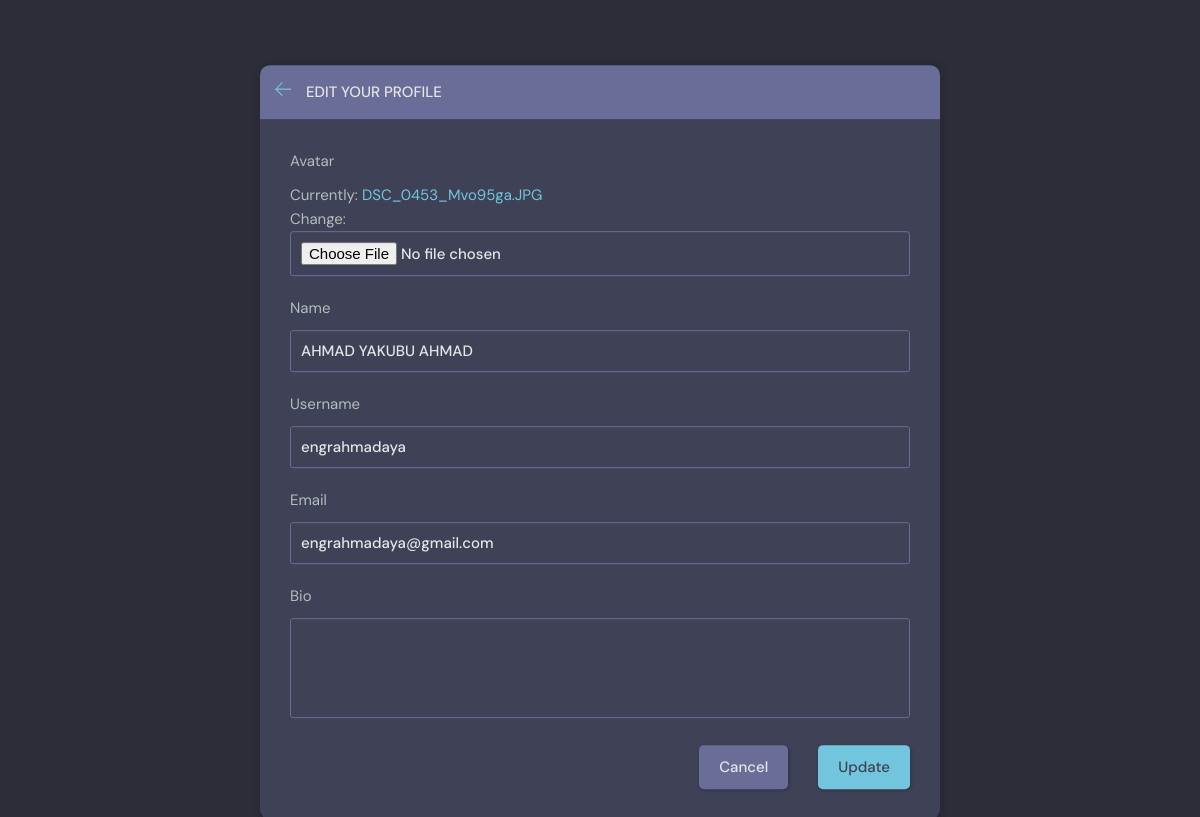
/update-user/ (signed in), run on the app's committed database.
### base/models.py (models this page shows)
class User(AbstractUser):
    GENDER_CHOICES = (
        ("Male", "Male"),
        ("Female", "Female")
    )
    name = models.CharField(max_length=200, null=True)
    email = models.EmailField(unique=True, null=True)
    bio = models.TextField(null=True, blank=True)
    country = CountryField(null=True, blank=True)
    gender = models.CharField(max_length=100, choices=GENDER_CHOICES, null=True, blank=True)
    profession = models.CharField(max_length=100, null=True, blank=True)
    dateOfBirth = models.DateField(null=True, blank=True)
    avatar = models.ImageField(null=True, default="avatar.svg")
    USERNAME_FIELD: 'email'
    REQUIRED_FIELDS: []

### base/views.py (the view)
# urls.py: path('update-user/', views.updateUser, name="update-user"),
@login_required(login_url='login')
def updateUser(request):
    user = request.user
    form = UserProfileForm(instance=user)
    if request.method == 'POST':
        form = UserProfileForm(request.POST, request.FILES, instance=user)
        if form.is_valid():
            form.save()
            return redirect('user-profile', pk=user.id)
    context = {'form' : form}
    return render(request, 'base/update-user.html', context)

### base/forms.py
class UserProfileForm(ModelForm):
    class Meta:
        model = User
        fields = ['avatar', 'name', 'username', 'email', 'bio']

### base/templates/base/update-user.html (shortened to what this page needs)
{% extends 'main2.html' %}
{% block content %}
<div><main class="update-account layout">
        <div class="container">
            <div class="layout__box">
                <div class="layout__boxHeader">
                    <div class="layout__boxTitle">
                        <a href="{% url 'home' %}">
                            <svg version="1.1" xmlns="http://www.w3.org/2000/svg" width="32" height="32"
                                viewBox="0 0 32 32">
                                <title>arrow-left</title>
                                <path
                                    d="M13.723 2.286l-13.723 13.714 13.719 13.714 1.616-1.611-10.96-10.96h27.625v-2.286h-27.625l10.965-10.965-1.616-1.607z">
                                </path>
                            </svg>
                        </a>
                        <h3>Edit your profile</h3>
                    </div>
                </div>
                <div class="layout__body">
                  {% for field in form%}
                    <form class="form" action="" method="POST" enctype="multipart/form-data">
                        <div class="form__group">
                            <label for="profile_pic">{{field.label}}</label>
                            {{field}}
                        </div>
                  {% endfor %}
                        <div class="form__action">
                            <a class="btn btn--dark" href="{% url 'home' %}">Cancel</a>
                            <button class="btn btn--main" type="submit">Update</button>
                        </div>
                    </form>
                </div>
            </div>
        </div>
      </div>
{% endblock content %}

### static/styles/style.css (style rules this page uses)
:root { --color-main: #71c6dd; --color-main-light: #e1f6fb; --color-dark: #3f4156; --color-dark-medium: #51546e; --color-dark-light: #696d97; --color-light: #e5e5e5; --color-gray: #8b8b8b; --color-light-gray: #b2bdbd; --color-bg: #2d2d39; --color-success: #5dd693; --color-error: #fc4b0b; }
* { font-family: "DM Sans", -apple-system, BlinkMacSystemFont, "Segoe UI", Roboto, Oxygen, Ubuntu, Cantarell, "Open Sans", "Helvetica Neue", sans-serif; margin: 0; padding: 0; box-sizing: border-box; text-rendering: optimizeLegibility; font-size: inherit; }
html { font-size: 56.25%; }
@media only screen and (min-width: 1200px) { html { font-size: 62.5%; } }
body { line-height: 1.6; font-weight: 400; font-size: 1.5rem; color: var(--color-light-gray); background-color: var(--color-bg); min-height: 100vh; }
a { display: inline-block; color: var(--color-main); text-decoration: none; }
.container { max-width: 120rem; width: 90%; margin: auto; }
.btn { background-color: transparent; border: none; display: inline-flex; align-items: center; gap: 1rem; cursor: pointer; transition: all ease-in-out 0.3s; padding: 1rem 2rem; border-radius: 5px; box-shadow: 1px 1px 3px 1px rgba(0, 0, 0, 0.15); font-weight: 500; }
.btn--main { background-color: var(--color-main); color: var(--color-dark); }
.btn--dark { background-color: var(--color-dark-light); color: var(--color-light); }
.layout { margin-top: 2.4rem; }
.layout > .container { display: flex; justify-content: space-between; align-items: flex-start; }
.layout__box { width: 90%; max-width: 48rem; min-height: 40rem; position: absolute; top: 50%; left: 50%; transform: translate(-50%, -46%); background-color: var(--color-dark); border-radius: 1rem; box-shadow: 1px 1px 6px 3px rgba(0, 0, 0, 0.1); overflow: hidden; }
.layout__boxHeader { display: flex; padding: 1.5rem; background-color: var(--color-dark-light); }
.layout__boxTitle { display: flex; gap: 1.5rem; align-items: center; }
.layout__boxTitle h3 { text-transform: uppercase; font-weight: 500; color: var(--color-light); }
.layout__boxTitle svg { width: 1.6rem; height: 1.6rem; fill: var(--color-main); }
.layout__body { margin: 3rem; }
.form__group { margin-bottom: 2rem; width: 100%; }
.form__group label { display: block; font-size: 1.5rem; margin-bottom: 1rem; }
.form__group input, .form__group textarea, .form__group select { background: transparent; border: 1px solid var(--color-dark-light); padding: 1rem; border-radius: 3px; width: 100%; color: var(--color-light); font-weight: 500; outline: none; }
.form__group textarea { background: transparent; height: 10rem; resize: none; }
.form__action { display: flex; justify-content: flex-end; gap: 3rem; }
.update-account.layout .layout__box { max-width: 68rem; }

### data on the page
User: form "AHMAD YAKUBU AHMAD" "engrahmadaya" "engrahmadaya@gmail.com"

### other printed values
{{ field.label }} "Avatar" "Name" "Username" "Email" "Bio"
